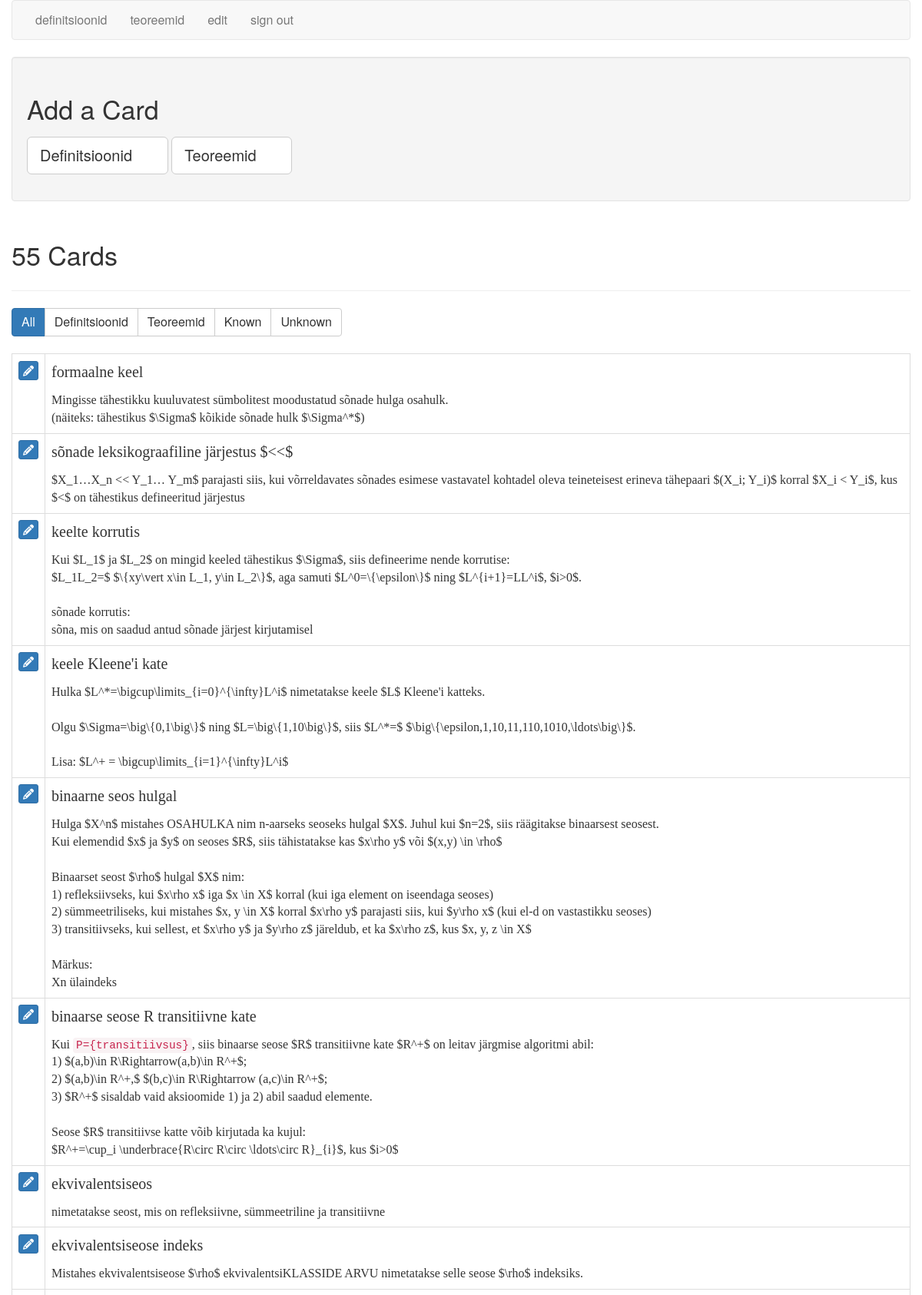
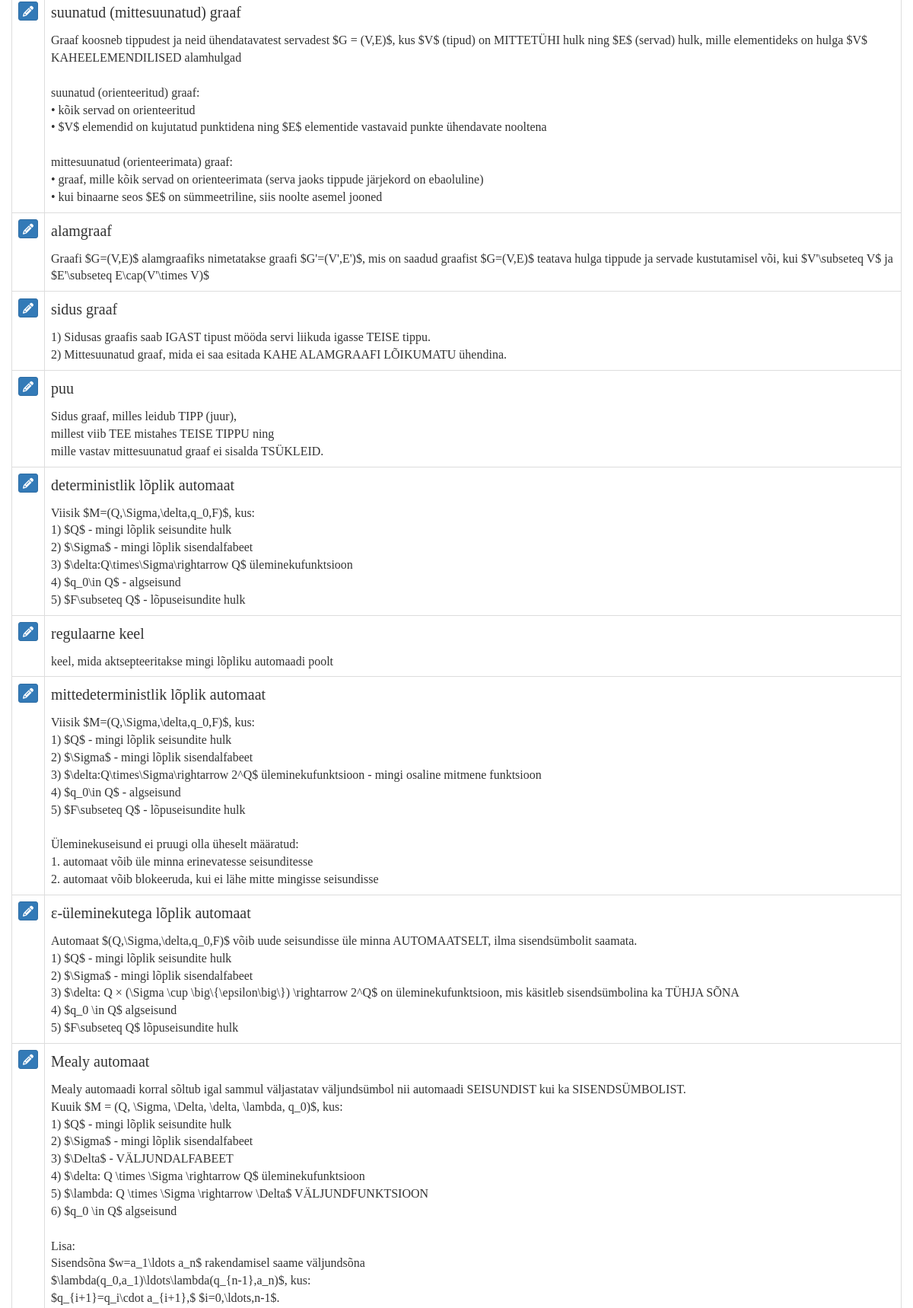
The app's page /cards (signed in, upper part) with its own data (2 pictures, top to bottom).
### tables this page shows
CREATE TABLE cards (
  id integer primary key autoincrement,
  type tinyint not null, /* 1 for vocab, 2 for code */
  front text not null,
  back text not null,
  known boolean default 0
);

### flash_cards.py (the view)
@app.route('/cards')
def cards():
    if not session.get('logged_in'):
        return redirect(url_for('login'))
    db = get_db()
    query = '''
        SELECT id, type, front, back, known
        FROM cards
        ORDER BY id ASC
    '''
    cur = db.execute(query)
    cards = cur.fetchall()
    return render_template('cards.html', cards=cards, filter_name="all")

### flash_cards.py (called while the page is built)
def connect_db():
    rv = sqlite3.connect(app.config['DATABASE'])
    rv.row_factory = sqlite3.Row
    return rv

def get_db():
    if not hasattr(g, 'sqlite_db'):
        g.sqlite_db = connect_db()
    return g.sqlite_db

### templates/cards.html (shortened to what this page needs)
{% extends "layout.html" %}
{% block body %}
    <div class="well editPanel">
        <h2>Add a Card</h2>
        <form action="{{ url_for('add_card') }}" method="post" class="cardForm">
            <div class="form-group">
                <label for="general" class="toggleButton btn btn-default btn-lg">Definitsioonid &nbsp;
                </label>
                <label for="code" class="toggleButton btn btn-default btn-lg">Teoreemid &nbsp;
                </label>
            </div>
        </form>
    </div>
    <div class="page-header">
        <h2>{{ cards|length }} Card{{ '' if (cards|length == 1) else 's' }}</h2>
    </div>
    <div class="btn-group btn-group-md" role="group" aria-label="filters">
        <a href="{{ url_for('filter_cards', filter_name="all") }}"
           class="btn btn-{{ "primary" if filter_name == "all" else "default" }}">All</a>
        <a href="{{ url_for('filter_cards', filter_name="general") }}"
           class="btn btn-{{ "primary" if filter_name == "general" else "default" }}">Definitsioonid</a>
        <a href="{{ url_for('filter_cards', filter_name="code") }}"
           class="btn btn-{{ "primary" if filter_name == "code" else "default" }}">Teoreemid</a>
        <a href="{{ url_for('filter_cards', filter_name="known") }}"
           class="btn btn-{{ "primary" if filter_name == "known" else "default" }}">Known</a>
        <a href="{{ url_for('filter_cards', filter_name="unknown") }}"
           class="btn btn-{{ "primary" if filter_name == "unknown" else "default" }}">Unknown</a>
    </div>
    <br/>
    <br/>
    <table class="table table-bordered">
        {% for card in cards %}
            <tr>
                <td>
                    <a href="{{ url_for('edit', card_id=card.id) }}" class="btn btn-xs btn-primary"><i
                            class="fa fa-pencil" aria-hidden="true"></i></a>
                </td>
                <td class="cardContent">
                    <h4>
                        {% if card.type == 1 %}
                            {{ card.front }}
                        {% else %}
                            Teoreem:&nbsp;{{ card.front }}
                        {% endif %}
                    </h4>
                    {{ card.back|replace("\n", "<br />")|safe }}
                </td>
            </tr>
        {% else %}
            <tr>
                <td>
                    <em>No cards to show.</em>
                </td>
            </tr>
        {% endfor %}
    </table>
{% endblock %}

### static/style.css (style rules this page uses)
.cardContent, h4 { font-family: Georgia, "Times New Roman", Times, serif; }
.cardContent h4 { margin-top: 0; }

### records on screen
cards: front "formaalne keel", back "Mingisse tähestikku kuuluvatest sümbolitest moodustatud sõnade hulga osahulk. (näiteks: tähestikus $\\Sigma$ kõikide sõnade hulk $\\Sigma^*$)"
cards: front "sõnade leksikograafiline järjestus $<<$", back "$X_1…X_n << Y_1… Y_m$ parajasti siis, kui võrreldavates sõnades esimese vastavatel kohtadel oleva teineteisest erineva tähepaari $(X_i; Y_i)$ korral $X_i < Y_i$, kus $<$ on tähestikus defineeritud järjestus"
cards: front "keelte korrutis", back "Kui $L_1$ ja $L_2$ on mingid keeled tähestikus $\\Sigma$, siis defineerime nende korrutise: $L_1L_2=$ $\\{xy\\vert x\\in L_1, y\\in L_2\\}$, aga samuti $L^0=\\{\\epsilon\\}$ ning $L^{i+1}=LL^i$, $i>0$. sõnade korrutis: sõna, mis on saadud antud sõnade järjest kirjutamisel"
cards: front "keele Kleene'i kate", back "Hulka $L^*=\\bigcup\\limits_{i=0}^{\\infty}L^i$ nimetatakse keele $L$ Kleene'i katteks. Olgu $\\Sigma=\\big\\{0,1\\big\\}$ ning $L=\\big\\{1,10\\big\\}$, siis $L^*=$ $\\big\\{\\epsilon,1,10,11,110,1010,\\ldots\\big\\}$. Lisa: $L^+ = \\bigcup\\limits_{i=1}^{\\infty}L^i$"
cards: front "binaarne seos hulgal", back "Hulga $X^n$ mistahes OSAHULKA nim n-aarseks seoseks hulgal $X$. Juhul kui $n=2$, siis räägitakse binaarsest seosest. Kui elemendid $x$ ja $y$ on seoses $R$, siis tähistatakse kas $x\\rho y$ või $(x,y) \\in \\rho$ Binaarset seost $\\rho$ hulgal $X$ nim: 1) refleksiivseks, kui $x\\rho x$ iga $x \\in X$ korral (kui iga element on iseendaga seoses) 2) sümmeetriliseks, kui mistahes $x, y \\in X$ korral $x\\rho y$ parajasti siis, kui $y\\rho x$ (kui el-d on vastastikku seoses) 3) transitiivseks, kui sellest, et $x\\rho y$ ja $y\\rho z$ järeldub, et ka $x\\rho z$, kus $x, y, z \\in X$ Märkus: Xn ülaindeks"
cards: front "binaarse seose R transitiivne kate", back "Kui P={transitiivsus} , siis binaarse seose $R$ transitiivne kate $R^+$ on leitav järgmise algoritmi abil: 1) $(a,b)\\in R\\Rightarrow(a,b)\\in R^+$; 2) $(a,b)\\in R^+,$ $(b,c)\\in R\\Rightarrow (a,c)\\in R^+$; 3) $R^+$ sisaldab vaid aksioomide 1) ja 2) abil saadud elemente. Seose $R$ transitiivse katte võib kirjutada ka kujul: $R^+=\\cup_i \\underbrace{R\\circ R\\circ \\ldots\\circ R}_{i}$, kus $i>0$"
cards: front "ekvivalentsiseos", back "nimetatakse seost, mis on refleksiivne, sümmeetriline ja transitiivne"
cards: front "ekvivalentsiseose indeks", back "Mistahes ekvivalentsiseose $\\rho$ ekvivalentsiKLASSIDE ARVU nimetatakse selle seose $\\rho$ indeksiks."
cards: front "suunatud (mittesuunatud) graaf", back "Graaf koosneb tippudest ja neid ühendatavatest servadest $G = (V,E)$, kus $V$ (tipud) on MITTETÜHI hulk ning $E$ (servad) hulk, mille elementideks on hulga $V$ KAHEELEMENDILISED alamhulgad suunatud (orienteeritud) graaf: • kõik servad on orienteeritud • $V$ elemendid on kujutatud punktidena ning $E$ elementide vastavaid punkte ühendavate nooltena mittesuunatud (orienteerimata) graaf: • graaf, mille kõik servad on orienteerimata (serva jaoks tippude järjekord on ebaoluline) • kui binaarne seos $E$ on sümmeetriline, siis noolte asemel jooned"
cards: front "alamgraaf", back "Graafi $G=(V,E)$ alamgraafiks nimetatakse graafi $G'=(V',E')$, mis on saadud graafist $G=(V,E)$ teatava hulga tippude ja servade kustutamisel või, kui $V'\\subseteq V$ ja $E'\\subseteq E\\cap(V'\\times V)$"
cards: front "sidus graaf", back "1) Sidusas graafis saab IGAST tipust mööda servi liikuda igasse TEISE tippu. 2) Mittesuunatud graaf, mida ei saa esitada KAHE ALAMGRAAFI LÕIKUMATU ühendina."
cards: front "puu", back "Sidus graaf, milles leidub TIPP (juur), millest viib TEE mistahes TEISE TIPPU ning mille vastav mittesuunatud graaf ei sisalda TSÜKLEID."
cards: front "deterministlik lõplik automaat", back "Viisik $M=(Q,\\Sigma,\\delta,q_0,F)$, kus: 1) $Q$ - mingi lõplik seisundite hulk 2) $\\Sigma$ - mingi lõplik sisendalfabeet 3) $\\delta:Q\\times\\Sigma\\rightarrow Q$ üleminekufunktsioon 4) $q_0\\in Q$ - algseisund 5) $F\\subseteq Q$ - lõpuseisundite hulk"
cards: front "regulaarne keel", back "keel, mida aktsepteeritakse mingi lõpliku automaadi poolt"
cards: front "mittedeterministlik lõplik automaat", back "Viisik $M=(Q,\\Sigma,\\delta,q_0,F)$, kus: 1) $Q$ - mingi lõplik seisundite hulk 2) $\\Sigma$ - mingi lõplik sisendalfabeet 3) $\\delta:Q\\times\\Sigma\\rightarrow 2^Q$ üleminekufunktsioon - mingi osaline mitmene funktsioon 4) $q_0\\in Q$ - algseisund 5) $F\\subseteq Q$ - lõpuseisundite hulk Üleminekuseisund ei pruugi olla üheselt määratud: 1. automaat võib üle minna erinevatesse seisunditesse 2. automaat võib blokeeruda, kui ei lähe mitte mingisse seisundisse"
cards: front "ɛ-üleminekutega lõplik automaat", back "Automaat $(Q,\\Sigma,\\delta,q_0,F)$ võib uude seisundisse üle minna AUTOMAATSELT, ilma sisendsümbolit saamata. 1) $Q$ - mingi lõplik seisundite hulk 2) $\\Sigma$ - mingi lõplik sisendalfabeet 3) $\\delta: Q × (\\Sigma \\cup \\big\\{\\epsilon\\big\\}) \\rightarrow 2^Q$ on üleminekufunktsioon, mis käsitleb sisendsümbolina ka TÜHJA SÕNA 4) $q_0 \\in Q$ algseisund 5) $F\\subseteq Q$ lõpuseisundite hulk"
cards: front "Mealy automaat", back "Mealy automaadi korral sõltub igal sammul väljastatav väljundsümbol nii automaadi SEISUNDIST kui ka SISENDSÜMBOLIST. Kuuik $M = (Q, \\Sigma, \\Delta, \\delta, \\lambda, q_0)$, kus: 1) $Q$ - mingi lõplik seisundite hulk 2) $\\Sigma$ - mingi lõplik sisendalfabeet 3) $\\Delta$ - VÄLJUNDALFABEET 4) $\\delta: Q \\times \\Sigma \\rightarrow Q$ üleminekufunktsioon 5) $\\lambda: Q \\times \\Sigma \\rightarrow \\Delta$ VÄLJUNDFUNKTSIOON 6) $q_0 \\in Q$ algseisund Lisa: Sisendsõna $w=a_1\\ldots a_n$ rakendamisel saame väljundsõna $\\lambda(q_0,a_1)\\ldots\\lambda(q_{n-1},a_n)$, kus: $q_{i+1}=q_i\\cdot a_{i+1},$ $i=0,\\ldots,n-1$."

### other values on screen
{{ cards|length }} "55"
{{ '' if (cards|length == 1) else 's' }} "s"
